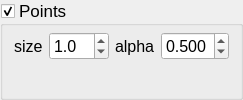
             <widget class="QGroupBox" name="groupbox_plot_points">
              <property name="font">
               <font>
                <pointsize>13</pointsize>
               </font>
              </property>
              <property name="title">
               <string>Points</string>
              </property>
              <property name="flat">
               <bool>false</bool>
              </property>
              <property name="checkable">
               <bool>true</bool>
              </property>
              <layout class="QVBoxLayout" name="verticalLayout_17">
               <property name="topMargin">
                <number>6</number>
               </property>
               <property name="bottomMargin">
                <number>6</number>
               </property>
               <item>
                <layout class="QHBoxLayout" name="horizontalLayout_5">
                 <item>
                  <layout class="QFormLayout" name="formLayout_18">
                   <property name="sizeConstraint">
                    <enum>QLayout::SetDefaultConstraint</enum>
                   </property>
                   <property name="fieldGrowthPolicy">
                    <enum>QFormLayout::ExpandingFieldsGrow</enum>
                   </property>
                   <property name="labelAlignment">
                    <set>Qt::AlignLeading|Qt::AlignLeft|Qt::AlignVCenter</set>
                   </property>
                   <property name="formAlignment">
                    <set>Qt::AlignLeading|Qt::AlignLeft|Qt::AlignTop</set>
                   </property>
                   <property name="verticalSpacing">
                    <number>0</number>
                   </property>
                   <item row="1" column="0">
                    <widget class="QLabel" name="label_55">
                     <property name="font">
                      <font>
                       <pointsize>12</pointsize>
                      </font>
                     </property>
                     <property name="text">
                      <string>size</string>
                     </property>
                     <property name="textFormat">
                      <enum>Qt::AutoText</enum>
                     </property>
                    </widget>
                   </item>
                   <item row="1" column="1">
                    <widget class="QDoubleSpinBox" name="spinbox_plot_szPoint">
                     <property name="sizePolicy">
                      <sizepolicy hsizetype="MinimumExpanding" vsizetype="Fixed">
                       <horstretch>0</horstretch>
                       <verstretch>0</verstretch>
                      </sizepolicy>
                     </property>
                     <property name="minimumSize">
                      <size>
                       <width>0</width>
                       <height>0</height>
                      </size>
                     </property>
                     <property name="font">
                      <font>
                       <pointsize>12</pointsize>
                      </font>
                     </property>
                     <property name="decimals">
                      <number>1</number>
                     </property>
                     <property name="minimum">
                      <double>0.100000000000000</double>
                     </property>
                     <property name="maximum">
                      <double>99.000000000000000</double>
                     </property>
                     <property name="singleStep">
                      <double>0.100000000000000</double>
                     </property>
                     <property name="value">
                      <double>1.000000000000000</double>
                     </property>
                    </widget>
                   </item>
                  </layout>
                 </item>
                 <item>
                  <layout class="QFormLayout" name="formLayout_22">
                   <property name="sizeConstraint">
                    <enum>QLayout::SetDefaultConstraint</enum>
                   </property>
                   <property name="fieldGrowthPolicy">
                    <enum>QFormLayout::ExpandingFieldsGrow</enum>
                   </property>
                   <property name="labelAlignment">
                    <set>Qt::AlignLeading|Qt::AlignLeft|Qt::AlignVCenter</set>
                   </property>
                   <property name="formAlignment">
                    <set>Qt::AlignLeading|Qt::AlignLeft|Qt::AlignTop</set>
                   </property>
                   <property name="verticalSpacing">
                    <number>0</number>
                   </property>
                   <item row="1" column="0">
                    <widget class="QLabel" name="label_56">
                     <property name="font">
                      <font>
                       <pointsize>12</pointsize>
                      </font>
                     </property>
                     <property name="text">
                      <string>alpha</string>
                     </property>
                     <property name="textFormat">
                      <enum>Qt::AutoText</enum>
                     </property>
                    </widget>
                   </item>
                   <item row="1" column="1">
                    <widget class="QDoubleSpinBox" name="spinbox_plot_transpPoint">
                     <property name="sizePolicy">
                      <sizepolicy hsizetype="MinimumExpanding" vsizetype="Fixed">
                       <horstretch>0</horstretch>
                       <verstretch>0</verstretch>
                      </sizepolicy>
                     </property>
                     <property name="minimumSize">
                      <size>
                       <width>0</width>
                       <height>0</height>
                      </size>
                     </property>
                     <property name="font">
                      <font>
                       <pointsize>12</pointsize>
                      </font>
                     </property>
                     <property name="decimals">
                      <number>3</number>
                     </property>
                     <property name="minimum">
                      <double>0.001000000000000</double>
                     </property>
                     <property name="maximum">
                      <double>1.000000000000000</double>
                     </property>
                     <property name="singleStep">
                      <double>0.050000000000000</double>
                     </property>
                     <property name="value">
                      <double>0.500000000000000</double>
                     </property>
                    </widget>
                   </item>
                  </layout>
                 </item>
                </layout>
               </item>
              </layout>
             </widget>
